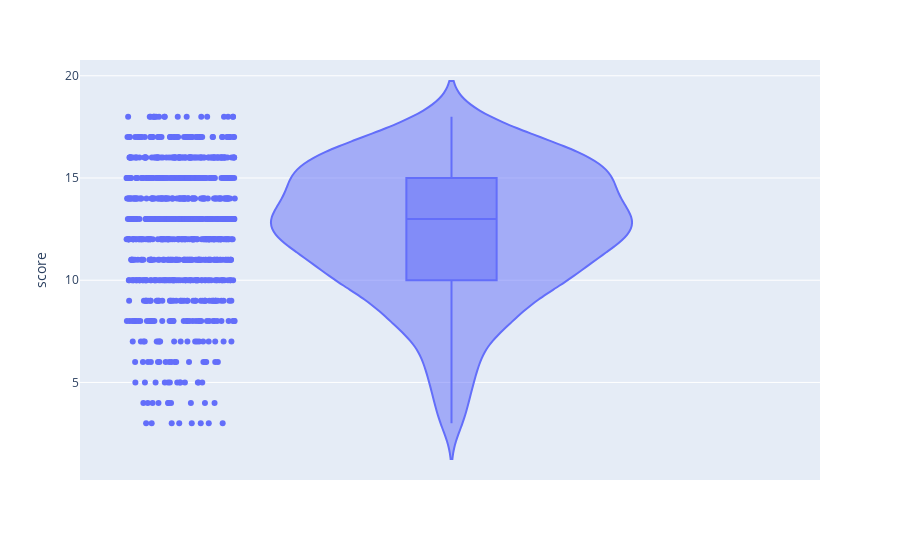

Notebook cell for this chart:
### Markdown cell above
Scores distribution

### Code cell
px.violin(
    players_profile,
    y="score",
    box=True,
    points="all",
    hover_data=["nb_events", "end_time", "hover_time", "hover_percent"],
)

### Figure 1 — Plotly figure (JSON) as saved in the notebook; plotly's stock layout.template omitted (floating-point values rounded to 4 significant figures; data arrays with more than 128 entries replaced by an {"elided": "..."} marker saying what was removed)
{"data": [{"alignmentgroup": "True", "box": {"visible": true}, "customdata": {"elided": "886x4 float values"}, "hovertemplate": "score=%{y}<br>nb_events=%{customdata[0]}<br>end_time=%{customdata[1]}<br>hover_time=%{customdata[2]}<br>hover_percent=%{customdata[3]}<extra></extra>", "legendgroup": "", "marker": {"color": "#636efa"}, "name": "", "offsetgroup": "", "orientation": "v", "points": "all", "scalegroup": "True", "showlegend": false, "type": "violin", "x0": " ", "xaxis": "x", "y": {"elided": "886 int values"}, "y0": " ", "yaxis": "y"}], "layout": {"legend": {"tracegroupgap": 0}, "margin": {"t": 60}, "violinmode": "group", "xaxis": {"anchor": "y", "domain": [0, 1]}, "yaxis": {"anchor": "x", "domain": [0, 1], "title": {"text": "score"}}}}
